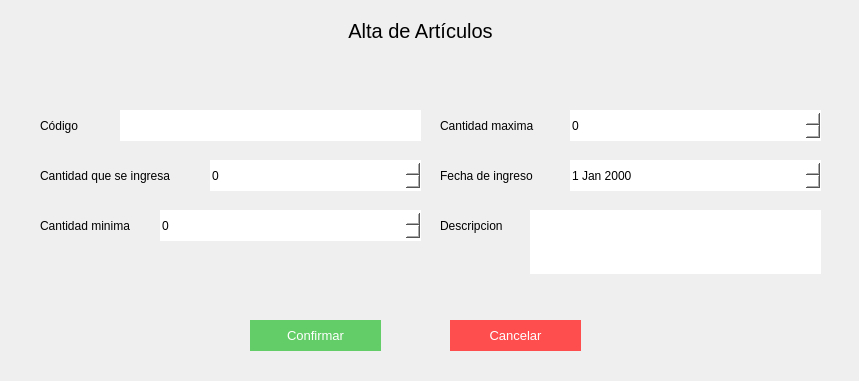
<?xml version="1.0" encoding="UTF-8"?>
<ui version="4.0">
 <class>Form</class>
 <widget class="QWidget" name="Form">
  <property name="geometry">
   <rect>
    <x>0</x>
    <y>0</y>
    <width>859</width>
    <height>381</height>
   </rect>
  </property>
  <property name="windowTitle">
   <string>Form</string>
  </property>
  <widget class="QLabel" name="label_2">
   <property name="geometry">
    <rect>
     <x>30</x>
     <y>10</y>
     <width>781</width>
     <height>41</height>
    </rect>
   </property>
   <property name="styleSheet">
    <string notr="true">font-size:20px;
</string>
   </property>
   <property name="text">
    <string>Alta de Artículos</string>
   </property>
   <property name="alignment">
    <set>Qt::AlignCenter</set>
   </property>
  </widget>
  <widget class="QLineEdit" name="he_input_1">
   <property name="geometry">
    <rect>
     <x>120</x>
     <y>110</y>
     <width>301</width>
     <height>31</height>
    </rect>
   </property>
   <property name="styleSheet">
    <string notr="true">border:none;
background-color: rgb(255, 255, 255);
font: 11pt &quot;MS Shell Dlg 2&quot;;</string>
   </property>
   <property name="text">
    <string/>
   </property>
  </widget>
  <widget class="QLabel" name="label">
   <property name="geometry">
    <rect>
     <x>40</x>
     <y>110</y>
     <width>71</width>
     <height>31</height>
    </rect>
   </property>
   <property name="styleSheet">
    <string notr="true">font: 11pt &quot;MS Shell Dlg 2&quot;;
text-align:center;</string>
   </property>
   <property name="text">
    <string>Código</string>
   </property>
  </widget>
  <widget class="QLabel" name="label_4">
   <property name="geometry">
    <rect>
     <x>40</x>
     <y>160</y>
     <width>171</width>
     <height>31</height>
    </rect>
   </property>
   <property name="styleSheet">
    <string notr="true">font: 11pt &quot;MS Shell Dlg 2&quot;;
text-align:center;</string>
   </property>
   <property name="text">
    <string>Cantidad que se ingresa</string>
   </property>
  </widget>
  <widget class="QLabel" name="label_5">
   <property name="geometry">
    <rect>
     <x>40</x>
     <y>210</y>
     <width>121</width>
     <height>31</height>
    </rect>
   </property>
   <property name="styleSheet">
    <string notr="true">font: 11pt &quot;MS Shell Dlg 2&quot;;
text-align:center;</string>
   </property>
   <property name="text">
    <string>Cantidad minima</string>
   </property>
  </widget>
  <widget class="QPushButton" name="he_btn_confirmar">
   <property name="geometry">
    <rect>
     <x>250</x>
     <y>320</y>
     <width>131</width>
     <height>31</height>
    </rect>
   </property>
   <property name="styleSheet">
    <string notr="true">background-color: rgb(99, 206, 104);
color:white;
font-size:10pt;
border:none;</string>
   </property>
   <property name="text">
    <string>Confirmar</string>
   </property>
  </widget>
  <widget class="QPushButton" name="he_btn_cancelar">
   <property name="geometry">
    <rect>
     <x>450</x>
     <y>320</y>
     <width>131</width>
     <height>31</height>
    </rect>
   </property>
   <property name="styleSheet">
    <string notr="true">color:white;
font-size:10pt;
border:none;
background-color:#ff4e4e;</string>
   </property>
   <property name="text">
    <string>Cancelar</string>
   </property>
  </widget>
  <widget class="QLabel" name="label_8">
   <property name="geometry">
    <rect>
     <x>440</x>
     <y>110</y>
     <width>121</width>
     <height>31</height>
    </rect>
   </property>
   <property name="styleSheet">
    <string notr="true">font: 11pt &quot;MS Shell Dlg 2&quot;;
text-align:center;</string>
   </property>
   <property name="text">
    <string>Cantidad maxima</string>
   </property>
  </widget>
  <widget class="QLabel" name="label_9">
   <property name="geometry">
    <rect>
     <x>440</x>
     <y>160</y>
     <width>121</width>
     <height>31</height>
    </rect>
   </property>
   <property name="styleSheet">
    <string notr="true">font: 11pt &quot;MS Shell Dlg 2&quot;;
text-align:center;</string>
   </property>
   <property name="text">
    <string>Fecha de ingreso </string>
   </property>
  </widget>
  <widget class="QDateEdit" name="he_input_5">
   <property name="geometry">
    <rect>
     <x>570</x>
     <y>160</y>
     <width>251</width>
     <height>31</height>
    </rect>
   </property>
   <property name="styleSheet">
    <string notr="true">border:none;
background-color: rgb(255, 255, 255);
font: 11pt &quot;MS Shell Dlg 2&quot;;</string>
   </property>
  </widget>
  <widget class="QSpinBox" name="he_input_2">
   <property name="geometry">
    <rect>
     <x>210</x>
     <y>160</y>
     <width>211</width>
     <height>31</height>
    </rect>
   </property>
   <property name="styleSheet">
    <string notr="true">border:none;
background-color: rgb(255, 255, 255);
font: 11pt &quot;MS Shell Dlg 2&quot;;</string>
   </property>
  </widget>
  <widget class="QSpinBox" name="he_input_3">
   <property name="geometry">
    <rect>
     <x>160</x>
     <y>210</y>
     <width>261</width>
     <height>31</height>
    </rect>
   </property>
   <property name="styleSheet">
    <string notr="true">border:none;
background-color: rgb(255, 255, 255);
font: 11pt &quot;MS Shell Dlg 2&quot;;</string>
   </property>
  </widget>
  <widget class="QSpinBox" name="he_input_4">
   <property name="geometry">
    <rect>
     <x>570</x>
     <y>110</y>
     <width>251</width>
     <height>31</height>
    </rect>
   </property>
   <property name="styleSheet">
    <string notr="true">border:none;
background-color: rgb(255, 255, 255);
font: 11pt &quot;MS Shell Dlg 2&quot;;</string>
   </property>
  </widget>
  <widget class="QLabel" name="label_10">
   <property name="geometry">
    <rect>
     <x>440</x>
     <y>210</y>
     <width>121</width>
     <height>31</height>
    </rect>
   </property>
   <property name="styleSheet">
    <string notr="true">font: 11pt &quot;MS Shell Dlg 2&quot;;
text-align:center;</string>
   </property>
   <property name="text">
    <string>Descripcion</string>
   </property>
  </widget>
  <widget class="QPlainTextEdit" name="he_input_6">
   <property name="geometry">
    <rect>
     <x>530</x>
     <y>210</y>
     <width>291</width>
     <height>64</height>
    </rect>
   </property>
   <property name="styleSheet">
    <string notr="true">border:none;
background-color: rgb(255, 255, 255);
font: 11pt &quot;MS Shell Dlg 2&quot;;</string>
   </property>
  </widget>
 </widget>
 <resources/>
 <connections/>
</ui>
